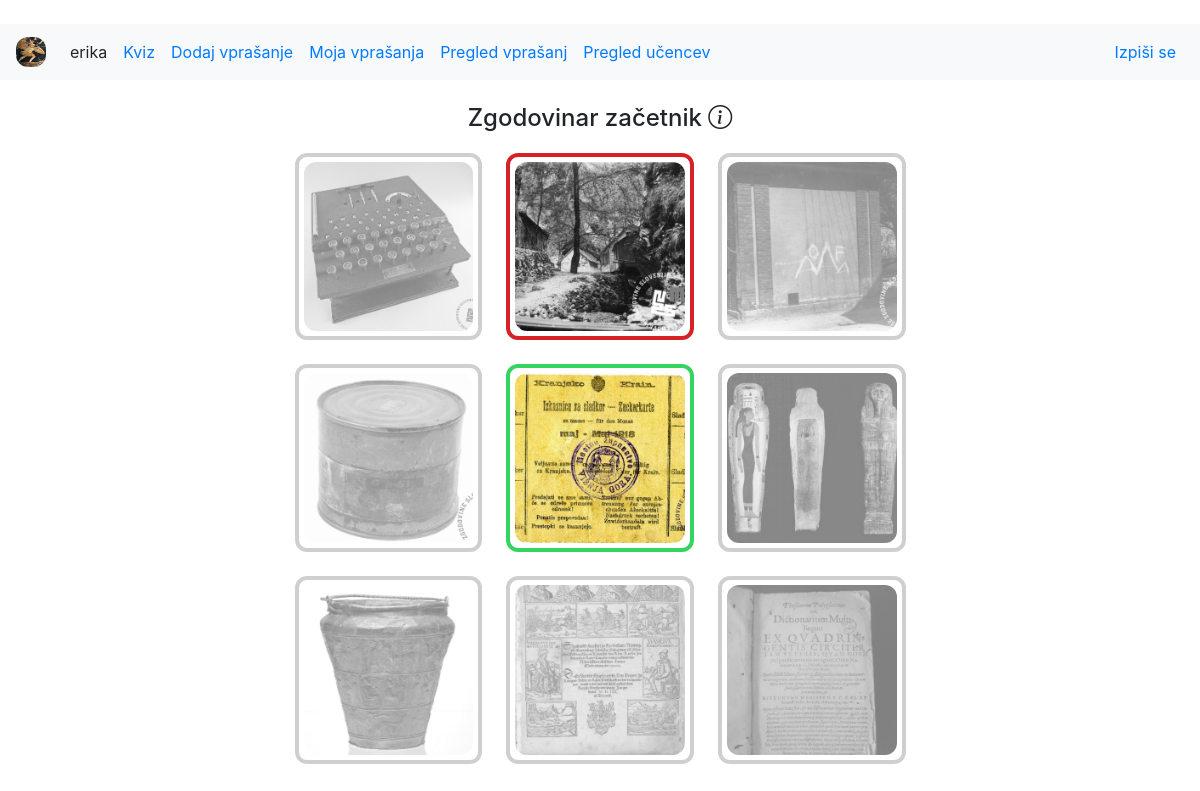
The app's page /kviz (signed in), older data.
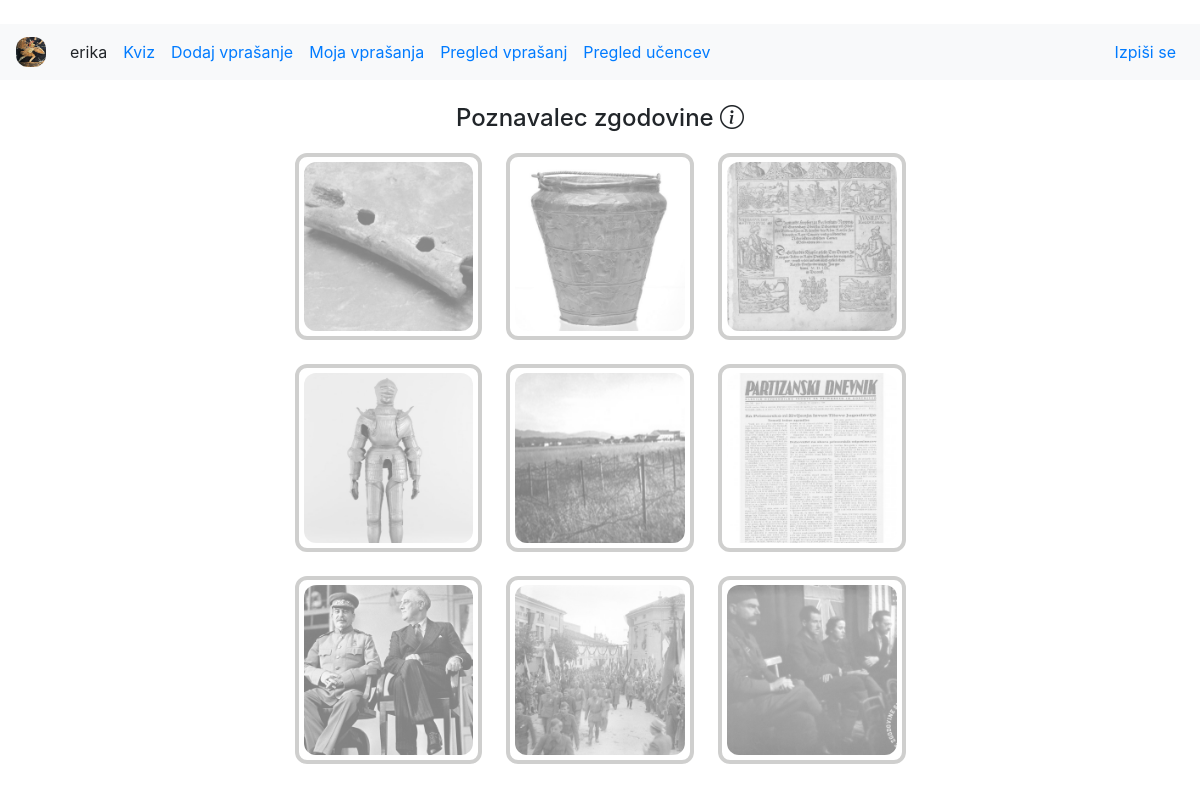
The same page, newer data.
### zgodovinakviz/models.py (models this page shows, shortened)
class Level(models.Model):
    ime = models.CharField(max_length=1000)
    vrstni_red = models.IntegerField()

class Vprasanje(models.Model):
    author = models.ForeignKey(Uporabnik, on_delete=models.SET_NULL, null=True)
    vprasanje = models.CharField(max_length=1000)
    pravilen_odgovor = models.CharField(max_length=1000)
    napacen_odgovor_1 = models.CharField(max_length=1000)
    napacen_odgovor_2 = models.CharField(max_length=1000)
    namig = models.CharField(max_length=1000)
    slika = models.ForeignKey(Slika, on_delete=models.SET_NULL, null=True)
    slika_name = models.CharField(max_length=1000, default="")
    created_date = models.DateTimeField(default=timezone.now)
    published_date = models.DateTimeField(blank=True, null=True)
    locked = models.BooleanField(default=False)

class Slika(models.Model):
    slika = models.ImageField(upload_to='images/')

### zgodovinakviz/views.py (the view, shortened to what this page needs)
# urls.py: path('kviz', views.kviz, name='kviz'),
@login_required
def kviz(request):
    user = request.user
    uporabnik = Uporabnik.objects.get(user=user)
    prikazanaVprasanja, neodgovorjena_vprasanja, pravilna_vprasanja, napacna_vprasanja = prikaziVprasanjaForUser(uporabnik)
    nova_stopnja = 0
    if len(napacna_vprasanja) >= 3:
        nova_stopnja = -1
        izbrisiPrikazanaVprasanjaForUser(uporabnik)
        prikazanaVprasanja, neodgovorjena_vprasanja, pravilna_vprasanja, napacna_vprasanja = prikaziVprasanjaForUser(uporabnik)
    return render(request, 'zgodovinakviz/question_list.html', {'vprasanja1': prikazanaVprasanja[0:3],
                                                                'vprasanja2': prikazanaVprasanja[3:6],
                                                                'vprasanja3': prikazanaVprasanja[6:9],
                                                                'pravilna': pravilna_vprasanja,
                                                                'napacna': napacna_vprasanja,
                                                                'neodgovorjena': neodgovorjena_vprasanja,
                                                                'title': 'Seznam vprašanj',
                                                                'stopnja': uporabnik.level.ime,
                                                                'napredovanje': 6-len(pravilna_vprasanja),
                                                                'nova_stopnja': nova_stopnja,
                                                                'uporabnik': Uporabnik.objects.get(user=request.user)})

### zgodovinakviz/templates/zgodovinakviz/question_list.html (shortened to what this page needs)
{% extends 'zgodovinakviz/base.html' %}
{% block content %}
<div class="container mt-4">
    <div class="row justify-content-center">
        <div class="col-lg-7 col-md-10">
            <h4 class="text-center">{{stopnja}} <i data-toggle="modal" data-target="#infoModal" class="bi bi-info-circle"></i></h4>
            <table class="table table-borderless">
                <tbody>
                    <tr>
                        {% for v in vprasanja1 %}
                        <td>
                            <div class="myBorder
                                             {% if v.pk in pravilna %} myBorder-green
                                             {% elif v.pk in napacna %} myBorder-red
                                             {% elif v.pk in neodgovorjena %} myBorder-black{% endif %}">
                                <a href="{% url 'vprasanje' pk=v.pk %}"><img src="{{v.slika.slika.url}}" class="img-fluid avatar avatar-sm {% if v.pk in neodgovorjena %} grayscale {% endif %}"></a>
                            </div>
                        </td>
                        {% endfor %}
                    </tr>
                    <tr>
                        {% for v in vprasanja2 %}
                        <td>
                            <div class="myBorder
                                             {% if v.pk in pravilna %} myBorder-green
                                             {% elif v.pk in napacna %} myBorder-red
                                             {% elif v.pk in neodgovorjena %} myBorder-black {% endif %}">
                                <a href="{% url 'vprasanje' pk=v.pk %}"><img src="{{v.slika.slika.url}}" class="img-fluid avatar avatar-sm {% if v.pk in neodgovorjena %} grayscale {% endif %}"></a>
                            </div>
                        </td>
                        {% endfor %}
                    </tr>
                    <tr>
                        {% for v in vprasanja3 %}
                        <td>
                            <div class="myBorder
                                             {% if v.pk in pravilna %} myBorder-green
                                             {% elif v.pk in napacna %} myBorder-red
                                             {% elif v.pk in neodgovorjena %} myBorder-black {% endif %}">
                                <a href="{% url 'vprasanje' pk=v.pk %}"><img src="{{v.slika.slika.url}}" class="img-fluid avatar avatar-sm {% if v.pk in neodgovorjena %} grayscale {% endif %}"></a>
                            </div>
                        </td>
                        {% endfor %}
                    </tr>
                </tbody>
            </table>
        </div>
    </div>
</div>
{% endblock %}

Row changes from the older to the newer data that the page shows:
no longer on this page (row unchanged): Level: ime "Zgodovinar začetnik"
no longer on this page (row unchanged): Vprasanje: slika.slika (picture), shown under "Zgodovinar začetnik"
no longer on this page (row unchanged): Vprasanje: slika.slika (picture), shown under "Zgodovinar začetnik"
no longer on this page (row unchanged): Vprasanje: slika.slika (picture), shown under "Zgodovinar začetnik"
no longer on this page (row unchanged): Vprasanje: slika.slika (picture)
no longer on this page (row unchanged): Vprasanje: slika.slika (picture)
no longer on this page (row edited): Vprasanje: slika.slika (picture)
no longer on this page (row unchanged): Vprasanje: slika.slika (picture)
now on this page (row unchanged): Level: ime "Poznavalec zgodovine"
now on this page (row unchanged): Vprasanje: slika.slika (picture), shown under "Poznavalec zgodovine"
added Vprasanje: slika.slika (picture)
added Vprasanje: slika.slika (picture)
added Vprasanje: slika.slika (picture)
added Vprasanje: slika.slika (picture)
added Vprasanje: slika.slika (picture)
added Vprasanje: slika.slika (picture)
